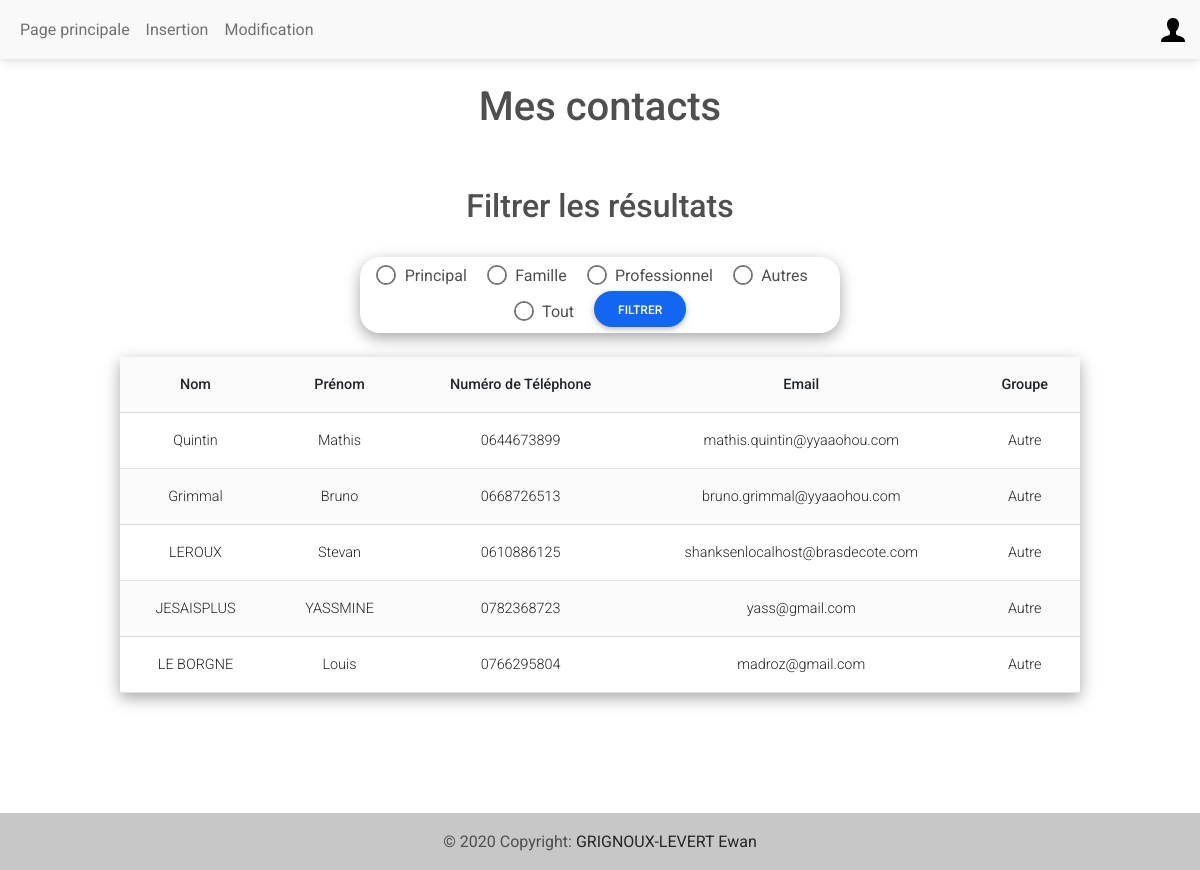
/index.php?inlineRadioOptions=Autre (signed in), run on the app's committed database.
### tables this page shows
CREATE TABLE "Coordonnees" (
	"id"	INTEGER,
	"nom"	VARCHAR(30) NOT NULL,
	"prenom"	VARCHAR(30) NOT NULL,
	"phoneNumber"	VARCHAR(10),
	"email"	VARCHAR(40) CHECK("email" LIKE '%@%'),
	"idUsers"	INTEGER NOT NULL,
	"groups"	VARCHAR(10) NOT NULL CHECK("groups" IN ('Principal', 'Travail', 'Famille', 'Autre')),
	FOREIGN KEY("idUsers") REFERENCES "Users"("id") ON UPDATE CASCADE ON DELETE CASCADE,
	PRIMARY KEY("id" AUTOINCREMENT)
);

### index.php (the view, shortened to what this page needs)
<!DOCTYPE html>
<html lang="fr">
    <head>
        <link href="style.css" rel="stylesheet" type="text/css">
        <link rel="stylesheet" href="https://cdnjs.cloudflare.com/ajax/libs/font-awesome/6.0.0/css/all.min.css%22/%3E">
        <link rel="stylesheet" href="css/mdb.min.css" />
    </head>
    <body>
        <nav class="navbar navbar-expand-lg navbar-light bg-light">
            <div class="container-fluid">
                <div class="collapse navbar-collapse" id="navbarSupportedContent">
                    <ul class="navbar-nav me-auto mb-2 mb-lg-0">
                        <li class="nav-item">
                        <a class="nav-link" href="index.php">Page principale</a>
                        </li>
                        <?php
                            if(isset($_SESSION) && $_SESSION['status']=='admin'){
                                echo '<li class="nav-item">';
                                echo '<a class="nav-link" href="insertion.php">Insertion</a>';
                                echo '</li>';
                                echo '<li class="nav-item">';
                                echo '<a class="nav-link" href="modification.php">Modification</a>';
                                echo '</li>';
                            }
                        ?>
                    </ul>
                </div>
                <div class="dropdown">
                    <a class="dropdown-toggle d-flex align-items-center hidden-arrow" href="#" id="navbarDropdownMenuAvatar" role="button" data-mdb-toggle="dropdown" aria-expanded="false">
                        <img src="img/user.png" alt="user icon" loading="lazy">
                    </a>
                </div>
            </div>
        </nav>
        <h1>Mes contacts</h1>
        <section>
            <h2>Filtrer les résultats</h2>
            <form id="ind_form" action="#" method="GET">
                <div class="form-check form-check-inline">
                    <input class="form-check-input" type="radio" name="inlineRadioOptions" id="inlineRadio1" value="Principal" />
                    <label class="form-check-label" for="inlineRadio1">Principal</label>
                </div>
                <div class="form-check form-check-inline">
                    <input class="form-check-input" type="radio" name="inlineRadioOptions" id="inlineRadio2" value="Famille" />
                    <label class="form-check-label" for="inlineRadio1">Famille</label>
                </div>
                <div class="form-check form-check-inline">
                    <input class="form-check-input" type="radio" name="inlineRadioOptions" id="inlineRadio3" value="Travail" />
                    <label class="form-check-label" for="inlineRadio1">Professionnel</label>
                </div>
                <div class="form-check form-check-inline">
                    <input class="form-check-input" type="radio" name="inlineRadioOptions" id="inlineRadio4" value="Autre" />
                    <label class="form-check-label" for="inlineRadio1">Autres</label>
                </div>
                <div class="form-check form-check-inline">
                    <input class="form-check-input" type="radio" name="inlineRadioOptions" id="inlineRadio13" value="Tout" />
                    <label class="form-check-label" for="inlineRadio1">Tout</label>
                </div>
                <input type="submit" class="btn btn-primary btn-rounded" id="ind_button" value='Filtrer'>
            </form>
        </section>
        <?php
        include "function.php" ;
        $madb = new PDO('sqlite:'.$_SERVER["DOCUMENT_ROOT"]."/WEB2/IUT-Projet-WEB/DB/database.sqlite") ;
        if (!empty($_GET)){
            if ($_GET["inlineRadioOptions"] == "Tout"){
                $query = 'SELECT * FROM Coordonnees WHERE idUsers LIKE '.$_SESSION["id"].';';
            }
            else{
                $groups_filtre= $madb->quote($_GET["inlineRadioOptions"]);
            $query = 'SELECT * FROM Coordonnees WHERE idUsers LIKE '.$_SESSION["id"].' AND groups LIKE '.$groups_filtre.';';
            }
            $result = $madb->query($query);
            $tb = "
                <tr>
                <th scope='col'>Nom</th>
                <th scope='col'>Prénom</th>
                <th scope='col'>Numéro de Téléphone</th>
                <th scope='col'>Email</th>
                <th scope='col'>Groupe</th>
                </tr>
                <tr>
            ";
            while ($row = $result->fetch(PDO::FETCH_ASSOC)) {
                $nom = $row["nom"];
                $prenom = $row["prenom"];
                $phone = $row["phoneNumber"];
                $mail = $row["email"];
                $groups = $row["groups"];
                $tb .= "<td> $nom </td>";
                $tb .= "<td> $prenom </td>";
                $tb .= "<td> $phone </td>";
                $tb .= "<td> $mail </td>";
                $tb .= "<td> $groups </td>";
                $tb .= "</tr>";
            }
        }
        echo "<div table-responsive>
            <table class='table table-striped ' id='index_tab'>
            $tb
            </table>";
        ?>
        <footer class="bg-light text-center text-lg-start">
            <div class="text-center p-3" style="background-color: rgba(0, 0, 0, 0.2);">
                © 2020 Copyright:
                <a class="text-dark" href="https://github.com/EwanGL">GRIGNOUX-LEVERT Ewan</a>
            </div>
        </footer>
    </body>
</html>

### style.css (style rules this page uses)
h1, h2 { text-align: center; padding: 2%; }
body { position: relative; margin: 0; padding: 0; min-height: 100%; width: 100%; }
#ind_form { text-align: center; padding: 0.5%; margin-left: 30%; margin-bottom: 2%; width : 40%; box-shadow: rgba(0, 0, 0, 0.35) 0px 5px 15px; border-radius: 20px; }
#index_tab { width: 80%; margin-left: 10%; box-shadow: rgba(0, 0, 0, 0.35) 0px 5px 15px; text-align: center; }
img { margin-top: 2%; margin-bottom: 2%; }
footer { margin-top : 10%; width: 100%; text-align: center; }

### data on the page
coordonnees: nom "Quintin", prenom "Mathis", phoneNumber "0644673899", email "mathis.quintin@yyaaohou.com", groups "Autre"
coordonnees: nom "Grimmal", prenom "Bruno", phoneNumber "0668726513", email "bruno.grimmal@yyaaohou.com", groups "Autre"
coordonnees: nom "LEROUX", prenom "Stevan", phoneNumber "0610886125", email "shanksenlocalhost@brasdecote.com", groups "Autre"
coordonnees: nom "JESAISPLUS", prenom "YASSMINE", phoneNumber "0782368723", email "yass@gmail.com", groups "Autre"
coordonnees: nom "LE BORGNE", prenom "Louis", phoneNumber "0766295804", email "madroz@gmail.com", groups "Autre"
